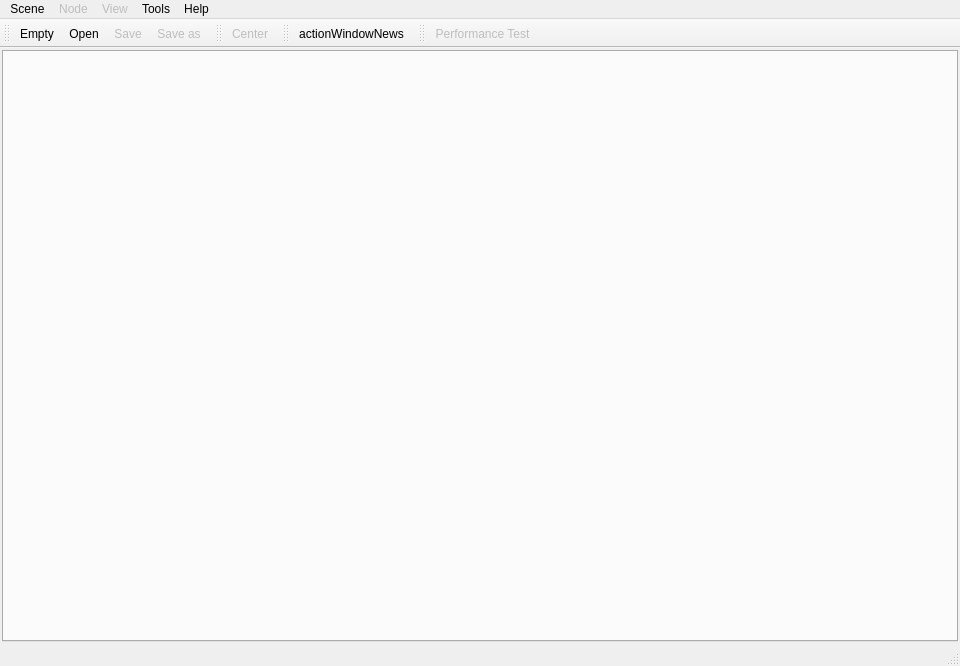
<?xml version="1.0" encoding="UTF-8"?>
<ui version="4.0">
 <class>MainWindow</class>
 <widget class="QMainWindow" name="MainWindow">
  <property name="geometry">
   <rect>
    <x>0</x>
    <y>0</y>
    <width>960</width>
    <height>666</height>
   </rect>
  </property>
  <property name="windowTitle">
   <string>MainWindow</string>
  </property>
  <property name="windowIcon">
   <iconset resource="designer.qrc">
    <normaloff>:/logo_512</normaloff>:/logo_512</iconset>
  </property>
  <property name="dockOptions">
   <set>QMainWindow::DockOption::AllowTabbedDocks|QMainWindow::DockOption::AnimatedDocks|QMainWindow::DockOption::ForceTabbedDocks</set>
  </property>
  <widget class="QWidget" name="centralwidget">
   <layout class="QHBoxLayout" name="horizontalLayout">
    <property name="leftMargin">
     <number>2</number>
    </property>
    <property name="topMargin">
     <number>2</number>
    </property>
    <property name="rightMargin">
     <number>2</number>
    </property>
    <property name="bottomMargin">
     <number>2</number>
    </property>
    <item>
     <widget class="QTabWidget" name="scenes">
      <property name="tabsClosable">
       <bool>true</bool>
      </property>
      <property name="movable">
       <bool>true</bool>
      </property>
     </widget>
    </item>
   </layout>
  </widget>
  <widget class="QMenuBar" name="menubar">
   <property name="geometry">
    <rect>
     <x>0</x>
     <y>0</y>
     <width>960</width>
     <height>22</height>
    </rect>
   </property>
   <widget class="QMenu" name="menuFile">
    <property name="title">
     <string>Scene</string>
    </property>
    <widget class="QMenu" name="menuNew">
     <property name="title">
      <string>New</string>
     </property>
     <addaction name="actionSceneNewEmpty"/>
     <addaction name="separator"/>
     <addaction name="actionSceneNewSimple"/>
     <addaction name="actionSceneNewFilter"/>
    </widget>
    <addaction name="separator"/>
    <addaction name="menuNew"/>
    <addaction name="separator"/>
    <addaction name="actionSceneOpen"/>
    <addaction name="actionSceneSave"/>
    <addaction name="actionSceneSaveAs"/>
    <addaction name="actionSceneClose"/>
    <addaction name="separator"/>
    <addaction name="actionSceneImport"/>
    <addaction name="actionSceneExport"/>
    <addaction name="separator"/>
    <addaction name="actionSceneExit"/>
   </widget>
   <widget class="QMenu" name="menuView">
    <property name="enabled">
     <bool>false</bool>
    </property>
    <property name="title">
     <string>View</string>
    </property>
    <addaction name="actionViewCenter"/>
   </widget>
   <widget class="QMenu" name="menuHelp">
    <property name="title">
     <string>Help</string>
    </property>
    <addaction name="separator"/>
    <addaction name="actionRegister"/>
    <addaction name="separator"/>
    <addaction name="actionHelpAbout"/>
   </widget>
   <widget class="QMenu" name="menuTools">
    <property name="title">
     <string>Tools</string>
    </property>
    <addaction name="actionToolsPerformance_Test"/>
    <addaction name="separator"/>
    <addaction name="actionPreferences"/>
   </widget>
   <widget class="QMenu" name="menuNode">
    <property name="enabled">
     <bool>false</bool>
    </property>
    <property name="title">
     <string>Node</string>
    </property>
    <widget class="QMenu" name="menuNodeAdd">
     <property name="enabled">
      <bool>false</bool>
     </property>
     <property name="title">
      <string>Add</string>
     </property>
     <widget class="QMenu" name="menuNodeInput">
      <property name="title">
       <string>Input</string>
      </property>
      <addaction name="actionNodeInputVideo"/>
      <addaction name="actionNodeInputAudio"/>
     </widget>
     <widget class="QMenu" name="menuNodeFilter">
      <property name="title">
       <string>Filter</string>
      </property>
      <addaction name="actionNodeFilterVideo"/>
      <addaction name="actionNodeFilterAudio"/>
     </widget>
     <widget class="QMenu" name="menuNodeEncoder">
      <property name="title">
       <string>Encoder</string>
      </property>
      <addaction name="actionNodeEncoderVideo"/>
      <addaction name="actionNodeEncoderAudio"/>
     </widget>
     <addaction name="menuNodeInput"/>
     <addaction name="menuNodeFilter"/>
     <addaction name="menuNodeEncoder"/>
     <addaction name="actionNodeMuxer"/>
     <addaction name="actionNodeOutput"/>
     <addaction name="actionNodePostProc"/>
    </widget>
    <addaction name="menuNodeAdd"/>
    <addaction name="actionNodeDelete"/>
    <addaction name="separator"/>
    <addaction name="actionNodeProperties"/>
   </widget>
   <addaction name="menuFile"/>
   <addaction name="menuNode"/>
   <addaction name="menuView"/>
   <addaction name="menuTools"/>
   <addaction name="menuHelp"/>
  </widget>
  <widget class="QStatusBar" name="statusbar"/>
  <widget class="QToolBar" name="toolBar_File">
   <property name="enabled">
    <bool>true</bool>
   </property>
   <property name="windowTitle">
    <string>File</string>
   </property>
   <property name="movable">
    <bool>true</bool>
   </property>
   <property name="allowedAreas">
    <set>Qt::ToolBarArea::TopToolBarArea</set>
   </property>
   <property name="iconSize">
    <size>
     <width>20</width>
     <height>20</height>
    </size>
   </property>
   <property name="toolButtonStyle">
    <enum>Qt::ToolButtonStyle::ToolButtonIconOnly</enum>
   </property>
   <property name="floatable">
    <bool>false</bool>
   </property>
   <attribute name="toolBarArea">
    <enum>TopToolBarArea</enum>
   </attribute>
   <attribute name="toolBarBreak">
    <bool>false</bool>
   </attribute>
   <addaction name="actionSceneNewEmpty"/>
   <addaction name="actionSceneOpen"/>
   <addaction name="actionSceneSave"/>
   <addaction name="actionSceneSaveAs"/>
  </widget>
  <widget class="QToolBar" name="toolBar_View">
   <property name="windowTitle">
    <string>View</string>
   </property>
   <property name="iconSize">
    <size>
     <width>20</width>
     <height>20</height>
    </size>
   </property>
   <property name="floatable">
    <bool>false</bool>
   </property>
   <attribute name="toolBarArea">
    <enum>TopToolBarArea</enum>
   </attribute>
   <attribute name="toolBarBreak">
    <bool>false</bool>
   </attribute>
   <addaction name="actionViewCenter"/>
  </widget>
  <widget class="QToolBar" name="toolBar">
   <property name="windowTitle">
    <string>Help</string>
   </property>
   <property name="allowedAreas">
    <set>Qt::ToolBarArea::AllToolBarAreas</set>
   </property>
   <attribute name="toolBarArea">
    <enum>TopToolBarArea</enum>
   </attribute>
   <attribute name="toolBarBreak">
    <bool>false</bool>
   </attribute>
   <addaction name="actionWindowNews"/>
  </widget>
  <widget class="QToolBar" name="toolBar_Tools">
   <property name="windowTitle">
    <string>Tools</string>
   </property>
   <attribute name="toolBarArea">
    <enum>TopToolBarArea</enum>
   </attribute>
   <attribute name="toolBarBreak">
    <bool>false</bool>
   </attribute>
   <addaction name="actionToolsPerformance_Test"/>
  </widget>
  <action name="actionSceneNewEmpty">
   <property name="icon">
    <iconset resource="fugue.qrc">
     <normaloff>:/fugue/document</normaloff>:/fugue/document</iconset>
   </property>
   <property name="text">
    <string>Empty</string>
   </property>
   <property name="shortcut">
    <string>Ctrl+N</string>
   </property>
  </action>
  <action name="actionSceneNewSimple">
   <property name="text">
    <string>Simple</string>
   </property>
  </action>
  <action name="actionSceneOpen">
   <property name="icon">
    <iconset resource="fugue.qrc">
     <normaloff>:/fugue/document-open</normaloff>:/fugue/document-open</iconset>
   </property>
   <property name="text">
    <string>Open ...</string>
   </property>
   <property name="toolTip">
    <string>Open scene</string>
   </property>
   <property name="shortcut">
    <string>Ctrl+O</string>
   </property>
  </action>
  <action name="actionSceneSave">
   <property name="enabled">
    <bool>false</bool>
   </property>
   <property name="icon">
    <iconset resource="fugue.qrc">
     <normaloff>:/fugue/document-save</normaloff>:/fugue/document-save</iconset>
   </property>
   <property name="text">
    <string>Save</string>
   </property>
   <property name="toolTip">
    <string>Save scene</string>
   </property>
   <property name="shortcut">
    <string>Ctrl+S</string>
   </property>
  </action>
  <action name="actionSceneSaveAs">
   <property name="enabled">
    <bool>false</bool>
   </property>
   <property name="icon">
    <iconset resource="fugue.qrc">
     <normaloff>:/fugue/document-save-as</normaloff>:/fugue/document-save-as</iconset>
   </property>
   <property name="text">
    <string>Save as ...</string>
   </property>
   <property name="toolTip">
    <string>Save scene as</string>
   </property>
   <property name="shortcut">
    <string>Ctrl+Alt+S</string>
   </property>
  </action>
  <action name="actionSceneClose">
   <property name="enabled">
    <bool>false</bool>
   </property>
   <property name="icon">
    <iconset resource="fugue.qrc">
     <normaloff>:/fugue/document-minus</normaloff>:/fugue/document-minus</iconset>
   </property>
   <property name="text">
    <string>Close</string>
   </property>
   <property name="shortcut">
    <string>Ctrl+W</string>
   </property>
  </action>
  <action name="actionSceneImport">
   <property name="text">
    <string>Import ...</string>
   </property>
   <property name="shortcut">
    <string>Ctrl+I</string>
   </property>
  </action>
  <action name="actionSceneExport">
   <property name="enabled">
    <bool>false</bool>
   </property>
   <property name="text">
    <string>Export ...</string>
   </property>
   <property name="shortcut">
    <string>Ctrl+E</string>
   </property>
  </action>
  <action name="actionSceneExit">
   <property name="text">
    <string>Exit</string>
   </property>
   <property name="shortcut">
    <string>Ctrl+Q</string>
   </property>
  </action>
  <action name="actionViewCenter">
   <property name="enabled">
    <bool>false</bool>
   </property>
   <property name="icon">
    <iconset resource="fugue.qrc">
     <normaloff>:/fugue/scene-center</normaloff>:/fugue/scene-center</iconset>
   </property>
   <property name="text">
    <string>Center</string>
   </property>
   <property name="toolTip">
    <string>Center scene</string>
   </property>
  </action>
  <action name="actionNodeInputVideo">
   <property name="enabled">
    <bool>false</bool>
   </property>
   <property name="text">
    <string>Video</string>
   </property>
   <property name="toolTip">
    <string>Create video input node</string>
   </property>
   <property name="shortcut">
    <string>F1</string>
   </property>
  </action>
  <action name="actionNodeInputAudio">
   <property name="enabled">
    <bool>false</bool>
   </property>
   <property name="text">
    <string>Audio</string>
   </property>
   <property name="toolTip">
    <string>Create audio input node</string>
   </property>
   <property name="shortcut">
    <string>Shift+F1</string>
   </property>
  </action>
  <action name="actionNodeFilterVideo">
   <property name="enabled">
    <bool>false</bool>
   </property>
   <property name="text">
    <string>Video</string>
   </property>
   <property name="toolTip">
    <string>Create video filter node</string>
   </property>
   <property name="shortcut">
    <string>F2</string>
   </property>
  </action>
  <action name="actionNodeFilterAudio">
   <property name="enabled">
    <bool>false</bool>
   </property>
   <property name="text">
    <string>Audio</string>
   </property>
   <property name="toolTip">
    <string>Create audio filter node</string>
   </property>
   <property name="shortcut">
    <string>Shift+F2</string>
   </property>
  </action>
  <action name="actionNodeEncoderVideo">
   <property name="enabled">
    <bool>false</bool>
   </property>
   <property name="text">
    <string>Video</string>
   </property>
   <property name="toolTip">
    <string>Create video encoder node</string>
   </property>
   <property name="shortcut">
    <string>F3</string>
   </property>
  </action>
  <action name="actionNodeEncoderAudio">
   <property name="enabled">
    <bool>false</bool>
   </property>
   <property name="text">
    <string>Audio</string>
   </property>
   <property name="toolTip">
    <string>Create audio encoder node</string>
   </property>
   <property name="shortcut">
    <string>Shift+F3</string>
   </property>
  </action>
  <action name="actionNodeMuxer">
   <property name="enabled">
    <bool>false</bool>
   </property>
   <property name="text">
    <string>Muxer</string>
   </property>
   <property name="toolTip">
    <string>Create muxer node</string>
   </property>
   <property name="shortcut">
    <string>F4</string>
   </property>
  </action>
  <action name="actionNodeOutput">
   <property name="enabled">
    <bool>false</bool>
   </property>
   <property name="text">
    <string>Output</string>
   </property>
   <property name="toolTip">
    <string>Create output node</string>
   </property>
   <property name="shortcut">
    <string>F5</string>
   </property>
  </action>
  <action name="actionNodeDelete">
   <property name="enabled">
    <bool>false</bool>
   </property>
   <property name="icon">
    <iconset resource="fugue.qrc">
     <normaloff>:/fugue/node-delete</normaloff>:/fugue/node-delete</iconset>
   </property>
   <property name="text">
    <string>Delete</string>
   </property>
   <property name="toolTip">
    <string>Delete node</string>
   </property>
   <property name="shortcut">
    <string>Ctrl+D</string>
   </property>
  </action>
  <action name="actionNodeProperties">
   <property name="enabled">
    <bool>false</bool>
   </property>
   <property name="icon">
    <iconset resource="fugue.qrc">
     <normaloff>:/fugue/node-design</normaloff>:/fugue/node-design</iconset>
   </property>
   <property name="text">
    <string>Properties ...</string>
   </property>
   <property name="toolTip">
    <string>Open node properties</string>
   </property>
  </action>
  <action name="actionHelpAbout">
   <property name="text">
    <string>About ...</string>
   </property>
  </action>
  <action name="actionPreferences">
   <property name="text">
    <string>Preferences ...</string>
   </property>
  </action>
  <action name="actionNodePostProc">
   <property name="text">
    <string>Post Processing</string>
   </property>
   <property name="shortcut">
    <string>F6</string>
   </property>
  </action>
  <action name="actionSceneNewFilter">
   <property name="text">
    <string>Filter</string>
   </property>
  </action>
  <action name="actionWindowNews">
   <property name="icon">
    <iconset resource="fugue.qrc">
     <normaloff>:/fugue/news</normaloff>:/fugue/news</iconset>
   </property>
   <property name="text">
    <string>actionWindowNews</string>
   </property>
   <property name="toolTip">
    <string>Latest news</string>
   </property>
  </action>
  <action name="actionToolsPerformance_Test">
   <property name="enabled">
    <bool>false</bool>
   </property>
   <property name="icon">
    <iconset resource="fugue.qrc">
     <normaloff>:/fugue/control</normaloff>:/fugue/control</iconset>
   </property>
   <property name="text">
    <string>Performance Test ...</string>
   </property>
   <property name="visible">
    <bool>true</bool>
   </property>
  </action>
  <action name="actionRegister">
   <property name="text">
    <string>Register ...</string>
   </property>
  </action>
 </widget>
 <resources>
  <include location="designer.qrc"/>
  <include location="fugue.qrc"/>
 </resources>
 <connections/>
</ui>
